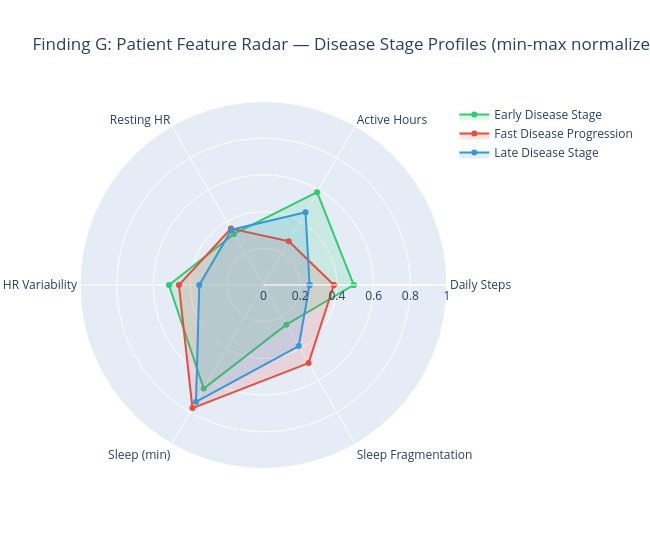

The code cell stored with this chart in its notebook:
### Markdown cell above
---
## Section 5 — Cross-patient Feature Comparison

Two complementary views over the participant-level feature matrix:
- **Radar chart** — per-disease-stage mean profile across 6 normalized features
- **Scatter matrix** — pairwise correlations between features, colored by disease stage

### Code cell
# Radar chart: 6 features, min-max normalized across all patients
RADAR_FEATURES = ['mean_steps', 'mean_active_hours', 'mean_resting_hr',
                   'mean_hr_var', 'mean_sleep', 'mean_frag']
RADAR_LABELS   = ['Daily Steps', 'Active Hours', 'Resting HR',
                   'HR Variability', 'Sleep (min)', 'Sleep Fragmentation']

norm = patient_df[RADAR_FEATURES].copy()
for col in RADAR_FEATURES:
    lo, hi = norm[col].min(), norm[col].max()
    norm[col] = (norm[col] - lo) / (hi - lo) if hi > lo else 0.5
norm['disease_type'] = patient_df['disease_type']

stage_means = norm.groupby('disease_type')[RADAR_FEATURES].mean().reindex(DISEASE_ORDER)

fig = go.Figure()
for stage in DISEASE_ORDER:
    vals = stage_means.loc[stage].tolist()
    vals += [vals[0]]  # close the polygon
    lbls = RADAR_LABELS + [RADAR_LABELS[0]]
    fig.add_trace(go.Scatterpolar(
        r=vals, theta=lbls,
        fill='toself',
        name=stage,
        line_color=DISEASE_PALETTE[stage],
        fillcolor=DISEASE_RGBA[stage],
    ))
fig.update_layout(
    polar=dict(radialaxis=dict(visible=True, range=[0, 1])),
    title='Finding G: Patient Feature Radar — Disease Stage Profiles (min-max normalized)',
    width=650, height=550,
    showlegend=True,
)
fig.show()

### Figure 1 — Plotly figure (JSON) as saved in the notebook; plotly's stock layout.template omitted (floating-point values rounded to 4 significant figures)
{"data": [{"fill": "toself", "fillcolor": "rgba(46,204,113,0.15)", "line": {"color": "#2ecc71"}, "name": "Early Disease Stage", "r": [0.492, 0.5837, 0.3216, 0.515, 0.6512, 0.2496, 0.492], "theta": ["Daily Steps", "Active Hours", "Resting HR", "HR Variability", "Sleep (min)", "Sleep Fragmentation", "Daily Steps"], "type": "scatterpolar"}, {"fill": "toself", "fillcolor": "rgba(231,76,60,0.15)", "line": {"color": "#e74c3c"}, "name": "Fast Disease Progression", "r": [0.3836, 0.2753, 0.3552, 0.461, 0.7746, 0.4914, 0.3836], "theta": ["Daily Steps", "Active Hours", "Resting HR", "HR Variability", "Sleep (min)", "Sleep Fragmentation", "Daily Steps"], "type": "scatterpolar"}, {"fill": "toself", "fillcolor": "rgba(52,152,219,0.15)", "line": {"color": "#3498db"}, "name": "Late Disease Stage", "r": [0.2512, 0.4584, 0.3479, 0.35, 0.7362, 0.384, 0.2512], "theta": ["Daily Steps", "Active Hours", "Resting HR", "HR Variability", "Sleep (min)", "Sleep Fragmentation", "Daily Steps"], "type": "scatterpolar"}], "layout": {"height": 550, "polar": {"radialaxis": {"range": [0, 1], "visible": true}}, "showlegend": true, "title": {"text": "Finding G: Patient Feature Radar — Disease Stage Profiles (min-max normalized)"}, "width": 650}}
